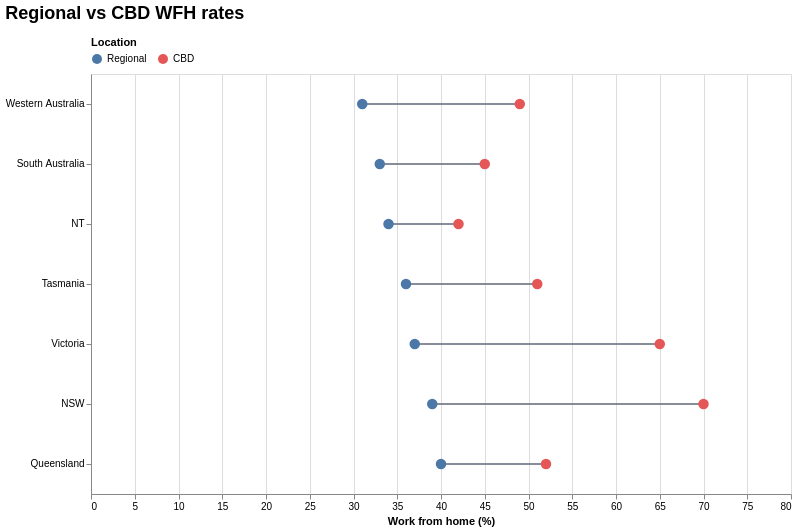

Write the Vega-Lite specification saved for this chart.
### Vega-Lite specification from a JSON file in a GitHub repository (floating-point values rounded to 4 significant figures)
{"$schema": "https://vega.github.io/schema/vega-lite/v5.json", "title": {"text": "Regional vs CBD WFH rates", "fontSize": 18, "anchor": "start", "dy": -10}, "width": 700, "height": 420, "layer": [{"data": {"values": [{"state": "Queensland", "regional_wfh": 40, "cbd_wfh": 52}, {"state": "NSW", "regional_wfh": 39, "cbd_wfh": 70}, {"state": "Victoria", "regional_wfh": 37, "cbd_wfh": 65}, {"state": "Tasmania", "regional_wfh": 36, "cbd_wfh": 51}, {"state": "NT", "regional_wfh": 34, "cbd_wfh": 42}, {"state": "South Australia", "regional_wfh": 33, "cbd_wfh": 45}, {"state": "Western Australia", "regional_wfh": 31, "cbd_wfh": 49}]}, "mark": {"type": "rule", "stroke": "#6b7280", "strokeWidth": 2, "opacity": 0.8}, "encoding": {"x": {"field": "regional_wfh", "type": "quantitative"}, "x2": {"field": "cbd_wfh", "type": "quantitative"}, "y": {"field": "state", "type": "nominal", "sort": ["Western Australia", "South Australia", "NT", "Tasmania", "Victoria", "NSW", "Queensland"], "title": null}}}, {"data": {"values": [{"state": "Queensland", "value": 40}, {"state": "NSW", "value": 39}, {"state": "Victoria", "value": 37}, {"state": "Tasmania", "value": 36}, {"state": "NT", "value": 34}, {"state": "South Australia", "value": 33}, {"state": "Western Australia", "value": 31}]}, "transform": [{"calculate": "'Regional'", "as": "series"}], "mark": {"type": "circle", "opacity": 1, "size": 110, "strokeWidth": 1.5}, "encoding": {"x": {"field": "value", "type": "quantitative"}, "y": {"field": "state", "type": "nominal", "sort": ["Western Australia", "South Australia", "NT", "Tasmania", "Victoria", "NSW", "Queensland"], "title": null}, "color": {"field": "series", "type": "nominal", "title": "Location", "scale": {"domain": ["Regional", "CBD"], "range": ["#4c78a8", "#e45756"]}, "legend": {"orient": "top", "direction": "horizontal", "titleFontSize": 11, "labelFontSize": 10, "offset": 10}}, "tooltip": [{"field": "state", "type": "nominal", "title": "Region"}, {"field": "value", "type": "quantitative", "title": "Regional WFH (%)", "format": ".0f"}]}}, {"data": {"values": [{"state": "Queensland", "value": 52}, {"state": "NSW", "value": 70}, {"state": "Victoria", "value": 65}, {"state": "Tasmania", "value": 51}, {"state": "NT", "value": 42}, {"state": "South Australia", "value": 45}, {"state": "Western Australia", "value": 49}]}, "transform": [{"calculate": "'CBD'", "as": "series"}], "mark": {"type": "circle", "opacity": 1, "size": 110, "strokeWidth": 1.5}, "encoding": {"x": {"field": "value", "type": "quantitative"}, "y": {"field": "state", "type": "nominal", "sort": ["Western Australia", "South Australia", "NT", "Tasmania", "Victoria", "NSW", "Queensland"], "title": null}, "color": {"field": "series", "type": "nominal", "title": "Location", "scale": {"domain": ["Regional", "CBD"], "range": ["#4c78a8", "#e45756"]}, "legend": null}, "tooltip": [{"field": "state", "type": "nominal", "title": "State"}, {"field": "value", "type": "quantitative", "title": "CBD WFH (%)", "format": ".0f"}]}}], "encoding": {"x": {"field": "value", "type": "quantitative", "title": "Work from home (%)", "scale": {"domain": [0, 80]}}}, "config": {"axis": {"labelFontSize": 10, "titleFontSize": 11}, "legend": {"labelFontSize": 10, "titleFontSize": 11}}}
